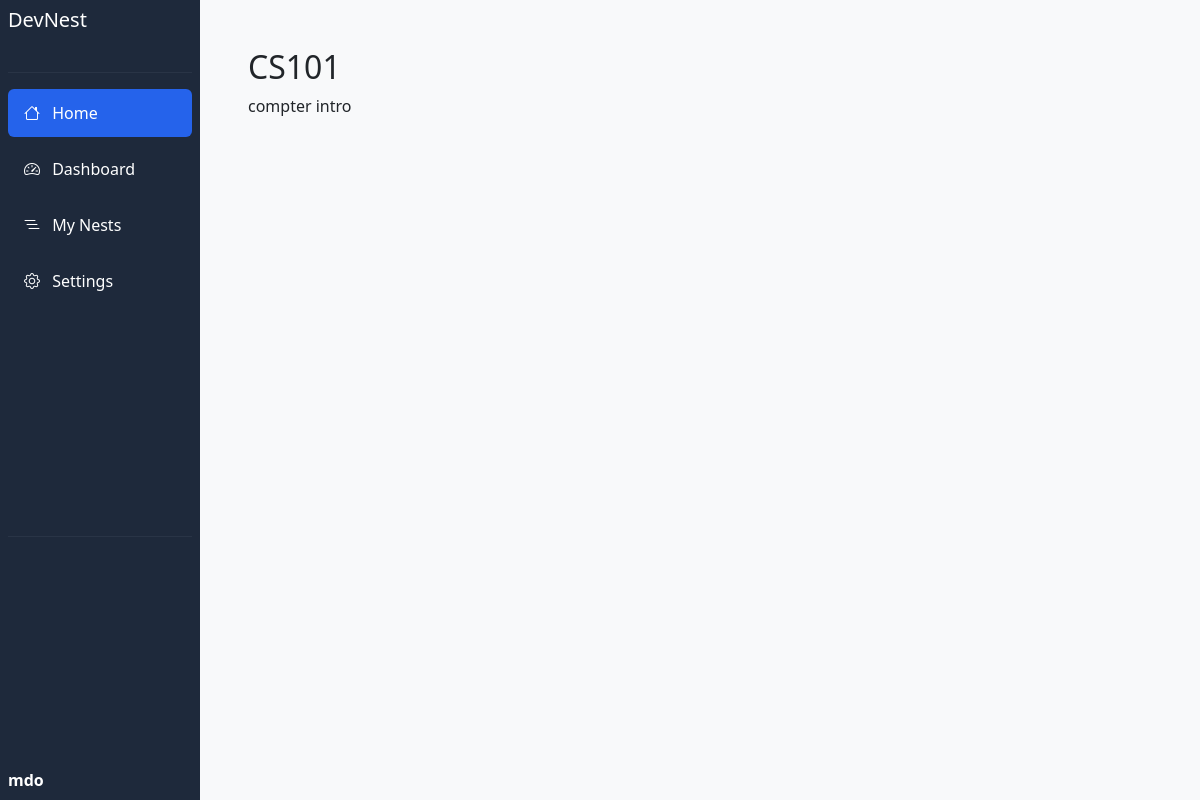
The app's page /nests/ (signed in), older data.
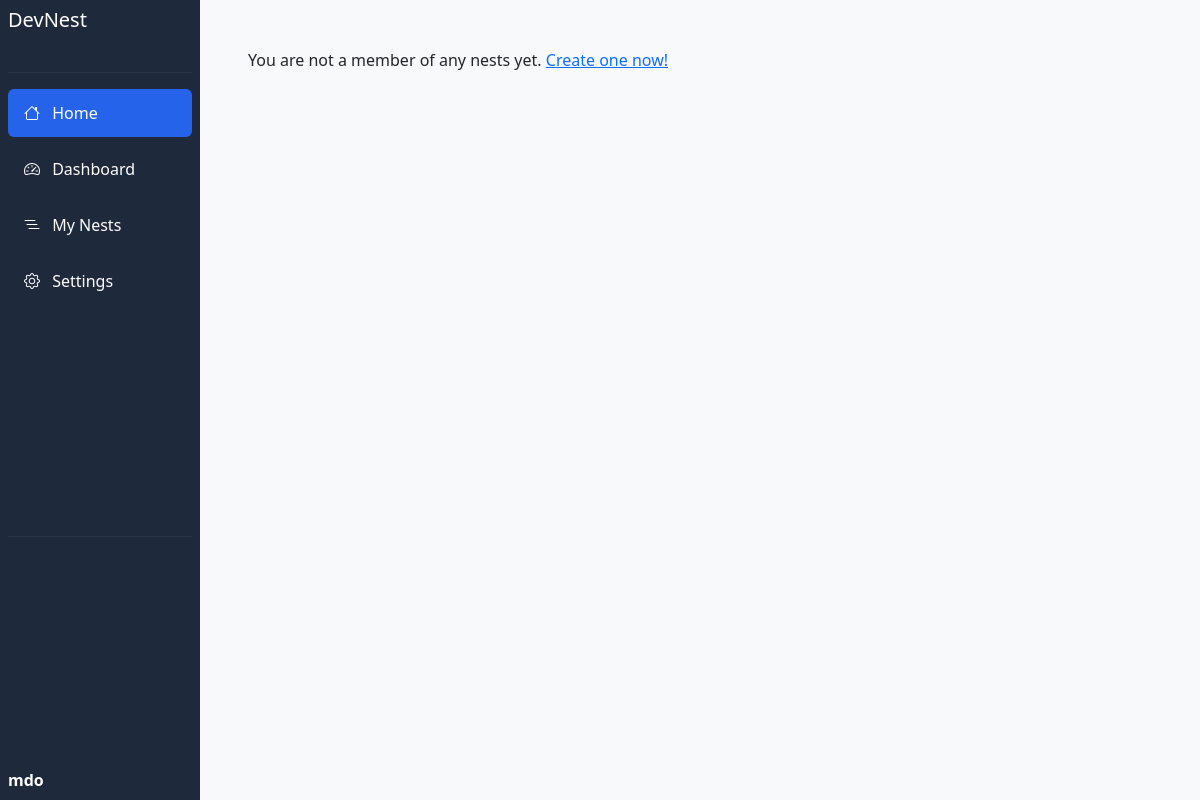
The same page, newer data.
### nests/models.py (models this page shows, shortened)
class Nest(models.Model):
    name = models.CharField(max_length=255)
    description = models.TextField()
    creator = models.ForeignKey(User, on_delete=models.CASCADE)
    members = models.ManyToManyField(User, related_name="nests")
    created_at = models.DateTimeField(auto_now_add=True)

### nests/views.py (the view)
# urls.py: path("", views.nest_dashboard, name="nest_dashboard"),
def nest_dashboard(request):
    nests = Nest.objects.filter(members=request.user)
    return render(request, "nests/dashboard.html", {
        "nests": nests
    })

### nests/templates/nests/dashboard.html (shortened to what this page needs)
{% extends "nests/base.html" %}
{% block content %}
{% if nests|length == 0 %}
    <p>You are not a member of any nests yet. <a href="{% url 'nests:add_nest_view' %}">Create one now!</a></p>
{% else %}
    {% for nest in nests %}
        <div>
            <h2>{{ nest.name }}</h2>
            <p>{{ nest.description }}</p>
        </div>
    {% endfor %}
{% endif %}
{% endblock %}

### nests/templates/nests/base.html (shortened to what this page needs)
{%load static %}
<!doctype html>
<html lang="en">
<head>
    <link href="https://cdn.jsdelivr.net/npm/bootstrap@5.3.3/dist/css/bootstrap.min.css" rel="stylesheet">
    <link href="https://cdn.jsdelivr.net/npm/bootstrap-icons@1.11.3/font/bootstrap-icons.css" rel="stylesheet">
    <link rel="stylesheet" href="https://cdn.jsdelivr.net/npm/bootstrap-icons@1.11.3/font/bootstrap-icons.css">
    <link rel="stylesheet" href="{% static 'css/nests.css' %}">
</head>
<body>
<div class="d-flex">
    <div class="sidebar d-flex flex-column p-2 text-white">
        <div class="d-flex align-items-center mb-4">
            <h5 class="m-0">DevNest</h5>
        </div>
        <hr>
        <ul class="nav nav-pills flex-column mb-auto gap-2">
            <li>
                <a href="#" class="nav-link active text-white">
                    <i class="bi bi-house me-2"></i> Home
                </a>
            </li>
            <li>
                <a href="#" class="nav-link text-white">
                    <i class="bi bi-speedometer2 me-2"></i> Dashboard
                </a>
            </li>
            <li>
                <a href="#" class="nav-link text-white">
                    <i class="bi bi-list-nested me-2"></i> My Nests
                </a>
            </li>
            <li>
                <a href="#" class="nav-link text-white">
                    <i class="bi bi-gear me-2"></i> Settings
                </a>
            </li>
        </ul>
        <hr>
        <div class="d-flex align-items-center mt-auto">
            <strong>mdo</strong>
        </div>
    </div>
    <main class="flex-grow-1 p-5 bg-light">
        {% block content %}
        {% endblock %}
    </main>
</div>
</body>
</html>

### nests/static/css/nests.css (style rules this page uses)
* { margin: 0; padding: 0; box-sizing: border-box; }
body { margin: 0; }
.sidebar { width: 200px; min-width: 200px; height: 100vh; background-color: #1e293b; }
.nav-link { border-radius: 10px; padding: 12px 16px; }
.nav-link.active { background-color: #2563eb !important; }
hr { border-color: #475569; }

Row changes from the older to the newer data that the page shows:
removed Nest: name "CS101", description "compter intro"
Text that changed along with them:
text now shown: "You are not a member of any nests yet. Create one now!"
